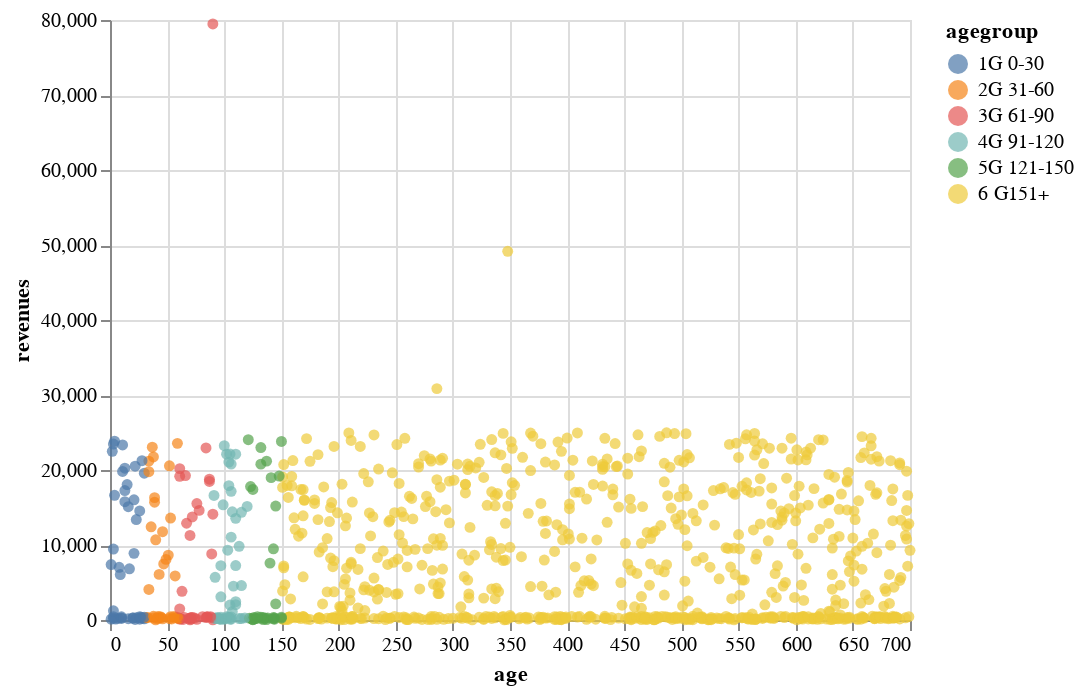

The code cell stored with this chart in its notebook:
### Markdown cell above
Leverage altair to create a scatter plot of revenues by age groups.
The scatter plot clearly highlights that the majority of accounts are aged and under $20k.

### Code cell
#Leverage altair to create a scatter plot of revenues by account ageing categories.
# The scatter plot clearly highlights that the majority of accounts are aged and under $20k.

import altair as alt
dflm=pd.read_excel('dflowtomid.xlsx')
chart = alt.Chart(dflm).mark_circle().encode(
    x='age',
    y='revenues',
    color='agegroup',
)
chart

### Figure 1 — Vega-Lite specification as saved in the notebook (floating-point values rounded to 4 significant figures; data arrays with more than 128 entries replaced by an {"elided": "..."} marker saying what was removed)
{"config": {"view": {"continuousWidth": 400, "continuousHeight": 300}}, "data": {"name": "data-0d9d4c70c17fe2672e4276bd83e766bd"}, "mark": "circle", "encoding": {"color": {"type": "nominal", "field": "agegroup"}, "x": {"type": "quantitative", "field": "age"}, "y": {"type": "quantitative", "field": "revenues"}}, "$schema": "https://vega.github.io/schema/vega-lite/v4.8.1.json", "datasets": {"data-0d9d4c70c17fe2672e4276bd83e766bd": {"elided": "983 records"}}}
